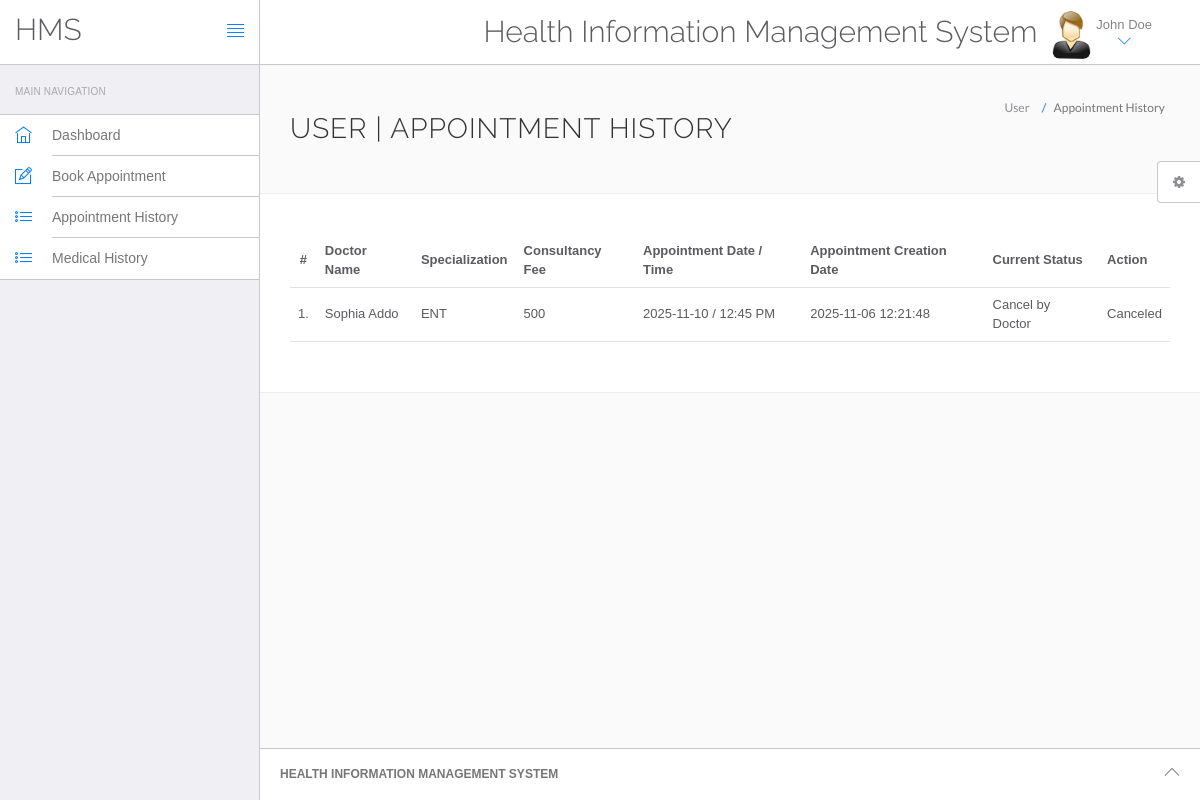
Screenshot of /hms/appointment-history.php (signed in) with the database file from the repository.
### tables this page shows
CREATE TABLE `users` (
  `id` int(11) NOT NULL,
  `fullName` varchar(255) DEFAULT NULL,
  `address` longtext DEFAULT NULL,
  `city` varchar(255) DEFAULT NULL,
  `gender` varchar(255) DEFAULT NULL,
  `email` varchar(255) DEFAULT NULL,
  `password` varchar(255) DEFAULT NULL,
  `regDate` timestamp NULL DEFAULT current_timestamp(),
  `updationDate` timestamp NULL DEFAULT NULL ON UPDATE current_timestamp()
);

CREATE TABLE `appointment` (
  `id` int(11) NOT NULL,
  `doctorSpecialization` varchar(255) DEFAULT NULL,
  `doctorId` int(11) DEFAULT NULL,
  `userId` int(11) DEFAULT NULL,
  `consultancyFees` int(11) DEFAULT NULL,
  `appointmentDate` varchar(255) DEFAULT NULL,
  `appointmentTime` varchar(255) DEFAULT NULL,
  `postingDate` timestamp NULL DEFAULT current_timestamp(),
  `userStatus` int(11) DEFAULT NULL,
  `doctorStatus` int(11) DEFAULT NULL,
  `updationDate` timestamp NULL DEFAULT NULL ON UPDATE current_timestamp()
);

CREATE TABLE `doctors` (
  `id` int(11) NOT NULL,
  `specilization` varchar(255) DEFAULT NULL,
  `doctorName` varchar(255) DEFAULT NULL,
  `address` longtext DEFAULT NULL,
  `docFees` varchar(255) DEFAULT NULL,
  `contactno` bigint(11) DEFAULT NULL,
  `docEmail` varchar(255) DEFAULT NULL,
  `password` varchar(255) DEFAULT NULL,
  `creationDate` timestamp NULL DEFAULT current_timestamp(),
  `updationDate` timestamp NULL DEFAULT NULL ON UPDATE current_timestamp()
);

### hms/appointment-history.php (the view, shortened to what this page needs)
<?php
include('include/config.php');
if(strlen($_SESSION['id']==0)) {
 header('location:logout.php');
  } else{
?>
<!DOCTYPE html>
<html lang="en">
	<head>
		<link rel="stylesheet" href="vendor/bootstrap/css/bootstrap.min.css">
		<link rel="stylesheet" href="vendor/fontawesome/css/font-awesome.min.css">
		<link rel="stylesheet" href="vendor/themify-icons/themify-icons.min.css">
		<link href="vendor/animate.css/animate.min.css" rel="stylesheet" media="screen">
		<link href="vendor/perfect-scrollbar/perfect-scrollbar.min.css" rel="stylesheet" media="screen">
		<link href="vendor/switchery/switchery.min.css" rel="stylesheet" media="screen">
		<link href="vendor/bootstrap-touchspin/jquery.bootstrap-touchspin.min.css" rel="stylesheet" media="screen">
		<link href="vendor/select2/select2.min.css" rel="stylesheet" media="screen">
		<link href="vendor/bootstrap-datepicker/bootstrap-datepicker3.standalone.min.css" rel="stylesheet" media="screen">
		<link href="vendor/bootstrap-timepicker/bootstrap-timepicker.min.css" rel="stylesheet" media="screen">
		<link rel="stylesheet" href="assets/css/styles.css">
		<link rel="stylesheet" href="assets/css/plugins.css">
		<link rel="stylesheet" href="assets/css/themes/theme-1.css" id="skin_color" />
	</head>
	<body>
		<div id="app">
<?php include('include/sidebar.php');?>
			<div class="app-content">
					<?php include('include/header.php');?>
				<div class="main-content" >
					<div class="wrap-content container" id="container">
						<section id="page-title">
							<div class="row">
								<div class="col-sm-8">
									<h1 class="mainTitle">User  | Appointment History</h1>
																	</div>
								<ol class="breadcrumb">
									<li>
										<span>User </span>
									</li>
									<li class="active">
										<span>Appointment History</span>
									</li>
								</ol>
							</div>
						</section>
						<div class="container-fluid container-fullw bg-white">
									<div class="row">
								<div class="col-md-12">
									<table class="table table-hover" id="sample-table-1">
										<thead>
											<tr>
												<th class="center">#</th>
												<th class="hidden-xs">Doctor Name</th>
												<th>Specialization</th>
												<th>Consultancy Fee</th>
												<th>Appointment Date / Time </th>
												<th>Appointment Creation Date  </th>
												<th>Current Status</th>
												<th>Action</th>
											</tr>
										</thead>
										<tbody>
<?php
$sql=mysqli_query($con,"select doctors.doctorName as docname,appointment.*  from appointment join doctors on doctors.id=appointment.doctorId where appointment.userId='".$_SESSION['id']."'");
$cnt=1;
while($row=mysqli_fetch_array($sql))
{
?>
											<tr>
												<td class="center"><?php echo $cnt;?>.</td>
												<td class="hidden-xs"><?php echo $row['docname'];?></td>
												<td><?php echo $row['doctorSpecialization'];?></td>
												<td><?php echo $row['consultancyFees'];?></td>
												<td><?php echo $row['appointmentDate'];?> / <?php echo
												 $row['appointmentTime'];?>
												</td>
												<td><?php echo $row['postingDate'];?></td>
												<td>
<?php if(($row['userStatus']==1) && ($row['doctorStatus']==1))
if(($row['userStatus']==1) && ($row['doctorStatus']==0))
{
	echo "Cancel by Doctor";
}
												?></td>
												<td >
												<div class="visible-md visible-lg hidden-sm hidden-xs">
							<?php if(($row['userStatus']==1) && ($row['doctorStatus']==1))
{ ?>
	<a href="appointment-history.php?id=<?php echo $row['id']?>&cancel=update" onClick="return confirm('Are you sure you want to cancel this appointment ?')"class="btn btn-transparent btn-xs tooltips" title="Cancel Appointment" tooltip-placement="top" tooltip="Remove">Cancel</a>
	<?php } else {
		echo "Canceled";
		} ?>
												</div>
												</td>
											</tr>
											<?php
$cnt=$cnt+1;
											 }?>
										</tbody>
									</table>
								</div>
							</div>
								</div>
					</div>
				</div>
			</div>
	<?php include('include/footer.php');?>
	<?php include('include/setting.php');?>
		</div>
	</body>
</html>
<?php } ?>

### hms/include/header.php (shortened to what this page needs)
<header class="navbar navbar-default navbar-static-top">
					<div class="navbar-header">
						<a class="navbar-brand" href="#">
							<h2 style="padding-top:20% ">HMS</h2>
						</a>
						<a href="#" class="sidebar-toggler pull-right visible-md visible-lg" data-toggle-class="app-sidebar-closed" data-toggle-target="#app">
							<i class="ti-align-justify"></i>
						</a>
					</div>
					<div class="navbar-collapse collapse">
						<ul class="nav navbar-right">
								<li  style="padding-top:2% ">
								<h2>Health Information Management System</h2>
							</li>
							<li class="dropdown current-user">
								<a href class="dropdown-toggle" data-toggle="dropdown">
									<img src="assets/images/images.jpg"> <span class="username">
									<?php $query=mysqli_query($con,"select fullName from users where id='".$_SESSION['id']."'");
while($row=mysqli_fetch_array($query))
{
	echo $row['fullName'];
}
									?> <i class="ti-angle-down"></i></i></span>
								</a>
							</li>
						</ul>
					</div>
				</header>

### hms/assets/css/themes/theme-1.css (style rules this page uses)
body { background: #FAFAFA; }
header .navbar-header { background: #ffffff !important; border-right-color: #c8c7cc !important; border-bottom-color: #c8c7cc !important; }
header .navbar-header .sidebar-toggler, header .navbar-header .sidebar-mobile-toggler { color: #007aff !important; }
header .navbar-header .navbar-brand { color: #777 !important; }
header .navbar-collapse { background: #ffffff !important; border-bottom-color: #c8c7cc !important; box-shadow: none !important; }
header .navbar-collapse .navbar-right > li > a { color: #777; }
header .navbar-collapse .navbar-right > li > a i { color: #007aff !important; }

### rows the page displays
users: fullName "John Doe"
appointment: doctorId.doctorName "Sophia Addo", doctorSpecialization "ENT", consultancyFees "500", appointmentDate "2025-11-10", appointmentTime "12:45 PM", postingDate "2025-11-06 12:21:48", userStatus "Cancel by Doctor"
